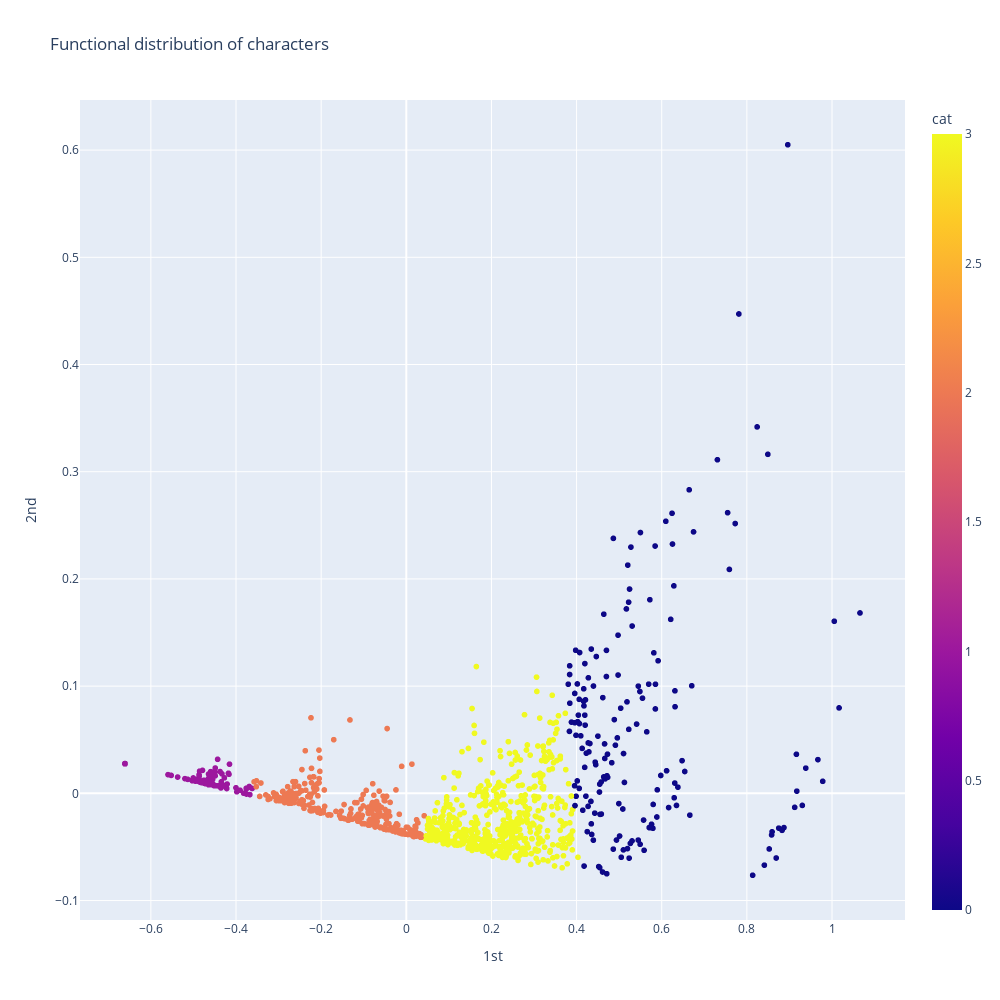

Notebook source saved alongside this figure:
### Code cell
df = pd.DataFrame({
'cat':kmeans.labels_, "labels": labels, '1st':terms_PCA[:,0], '2nd':terms_PCA[:,1],# '3rd':terms_PCA[:,2]
})
fig_terms_2D = px.scatter(df, x='1st', y='2nd',# z='3rd',
                    color='cat',
                    title="Functional distribution of characters",
                    hover_name="labels",
                    width=1000, height=1000,)
fig_terms_2D.show()

### Figure 1 — Plotly figure (JSON) as saved in the notebook; plotly's stock layout.template omitted (floating-point values rounded to 4 significant figures; data arrays with more than 128 entries replaced by an {"elided": "..."} marker saying what was removed)
{"data": [{"hovertemplate": "<b>%{hovertext}</b><br><br>1st=%{x}<br>2nd=%{y}<br>cat=%{marker.color}<extra></extra>", "hovertext": {"elided": "1296 str values"}, "legendgroup": "", "marker": {"color": {"elided": "1296 int values"}, "coloraxis": "coloraxis", "symbol": "circle"}, "mode": "markers", "name": "", "showlegend": false, "type": "scattergl", "x": {"elided": "1296 float values"}, "xaxis": "x", "y": {"elided": "1296 float values"}, "yaxis": "y"}], "layout": {"coloraxis": {"colorbar": {"title": {"text": "cat"}}, "colorscale": [[0, "#0d0887"], [0.1111, "#46039f"], [0.2222, "#7201a8"], [0.3333, "#9c179e"], [0.4444, "#bd3786"], [0.5556, "#d8576b"], [0.6667, "#ed7953"], [0.7778, "#fb9f3a"], [0.8889, "#fdca26"], [1, "#f0f921"]]}, "height": 1000, "legend": {"tracegroupgap": 0}, "title": {"text": "Functional distribution of characters"}, "width": 1000, "xaxis": {"anchor": "y", "domain": [0, 1], "title": {"text": "1st"}}, "yaxis": {"anchor": "x", "domain": [0, 1], "title": {"text": "2nd"}}}}
